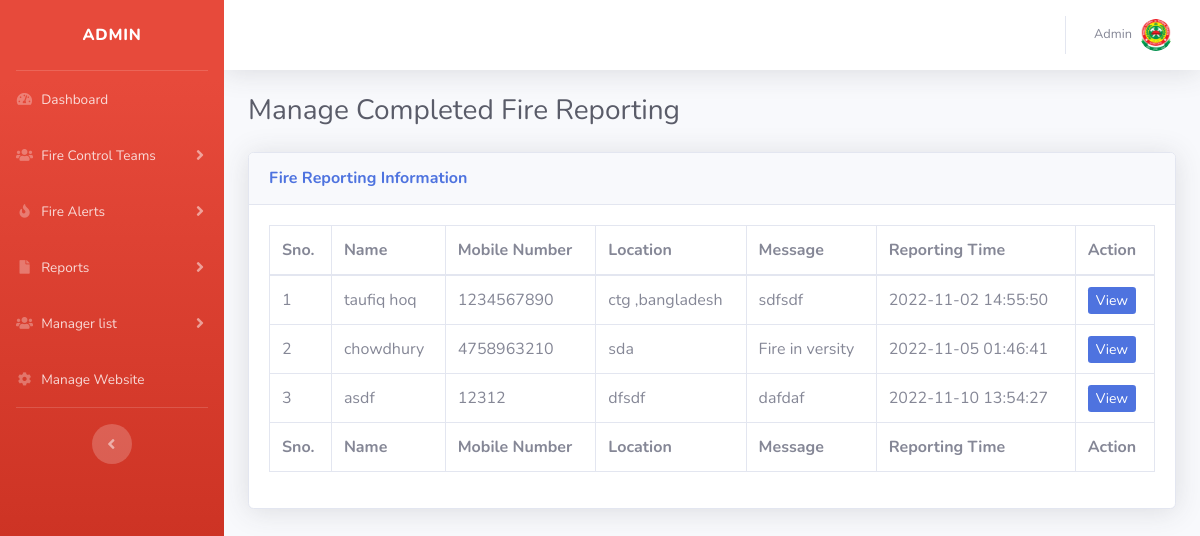
The app's page /admin/completed-requests.php (signed in) with its own data.
### tables this page shows
CREATE TABLE `tblsite` (
  `id` int(11) NOT NULL,
  `siteTitle` varchar(255) DEFAULT NULL,
  `siteLogo` varchar(255) DEFAULT NULL,
  `sitephone` varchar(11) DEFAULT NULL
);

CREATE TABLE `tblfirereport` (
  `id` int(11) NOT NULL,
  `fullName` varchar(255) DEFAULT NULL,
  `mobileNumber` bigint(12) DEFAULT NULL,
  `location` mediumtext DEFAULT NULL,
  `messgae` mediumtext DEFAULT NULL,
  `assignTo` int(11) DEFAULT NULL,
  `status` varchar(120) DEFAULT NULL,
  `postingDate` timestamp NULL DEFAULT current_timestamp(),
  `assignTime` varchar(255) DEFAULT NULL,
  `assignTme` varchar(255) NOT NULL
);

### admin/completed-requests.php (the view, shortened to what this page needs)
<?php session_start();
include_once('includes/config.php');
if (strlen($_SESSION['aid']==0)) {
  header('location:logout.php');
  } else{
?>
<!DOCTYPE html>
<html lang="en">
<head>
    <link href="vendor/fontawesome-free/css/all.min.css" rel="stylesheet" type="text/css">
    <link href="css/sb-admin-2.min.css" rel="stylesheet">
</head>
<body id="page-top">
    <div id="wrapper">
  <?php include_once('includes/sidebar.php');?>
        <div id="content-wrapper" class="d-flex flex-column">
            <div id="content">
<?php include_once('includes/topbar.php');?>
                <div class="container-fluid">
                       <div class="d-sm-flex align-items-center justify-content-between mb-4">
                        <h1 class="h3 mb-0 text-gray-800">Manage  Completed Fire Reporting</h1>
                    </div>
                    <div class="card shadow mb-4">
                        <div class="card-header py-3">
                            <h6 class="m-0 font-weight-bold text-primary">Fire Reporting Information</h6>
                        </div>
                        <div class="card-body">
                            <div class="table-responsive">
                                <table class="table table-bordered"  width="100%" cellspacing="0">
                                    <thead>
                                        <tr>
                                            <th>Sno.</th>
                                            <th>Name</th>
                                            <th>Mobile Number</th>
                                            <th>Location </th>
                                             <th>Message</th>
                                             <th>Reporting Time</th>
                                            <th>Action</th>
                                        </tr>
                                    </thead>
                                    <tfoot>
                                     <tr>
                                            <th>Sno.</th>
                                            <th>Name</th>
                                            <th>Mobile Number</th>
                                            <th>Location </th>
                                             <th>Message</th>
                                             <th>Reporting Time</th>
                                            <th>Action</th>
                                        </tr>
                                    </tfoot>
                                    <tbody>
<?php $query=mysqli_query($con,"select * from tblfirereport where status='Request Completed'");
$cnt=1;
while($row=mysqli_fetch_array($query)){
?>
                                        <tr>
                                            <td><?php echo $cnt;?></td>
                                            <td><?php echo $row['fullName'];?></td>
                                            <td><?php echo $row['mobileNumber'];?></td>
                                            <td><?php echo $row['location'];?></td>
                                            <td><?php echo $row['messgae'];?></td>
                                            <td><?php echo $row['postingDate'];?></td>
                                            <td>
                                <a href="request-details.php?requestid=<?php echo $row['id'];?>" class="btn-sm btn-primary">View</a>
                              </td>
                                        </tr>
                               <?php $cnt++;
                           } ?>
                                    </tbody>
                                </table>
                            </div>
                        </div>
                    </div>
                </div>
            </div>
        </div>
    </div>
</body>
</html>
<?php } ?>

### admin/includes/topbar.php (shortened to what this page needs)
      <nav class="navbar navbar-expand navbar-light bg-white topbar mb-4 static-top shadow">
            <?php if($_SESSION['aid']):?>
                    <ul class="navbar-nav ml-auto">
                        <li class="nav-item dropdown no-arrow">
                            <a class="nav-link dropdown-toggle" href="#" id="userDropdown" role="button"
                                data-toggle="dropdown" aria-haspopup="true" aria-expanded="false">
                <?php
$adid=$_SESSION['aid'];
$ret1=mysqli_query($con,"select AdminName from tbladmin where ID='$adid'");
while($row1=mysqli_fetch_array($ret1)){
?>
                                <span class="mr-2 d-none d-lg-inline text-gray-600 small"><?php  echo $row1['AdminName'];?></span>
                           <?php } ?>
                                <img class="img-profile rounded-circle"
                                    src="uploadeddata/<?php echo $logo;?>">
                            </a>
                        </li>
                    </ul>
                <?php endif;?>
                </nav>

### records on screen
tblsite: siteLogo (picture)
tblfirereport: fullName "taufiq hoq", mobileNumber "1234567890", location "ctg ,bangladesh", messgae "sdfsdf", postingDate "2022-11-02 14:55:50"
tblfirereport: fullName "chowdhury", mobileNumber "4758963210", location "sda", messgae "Fire in versity", postingDate "2022-11-05 01:46:41"
tblfirereport: fullName "asdf", mobileNumber "12312", location "dfsdf", messgae "dafdaf", postingDate "2022-11-10 13:54:27"

### other values on screen
$row1['AdminName'] "Admin"
